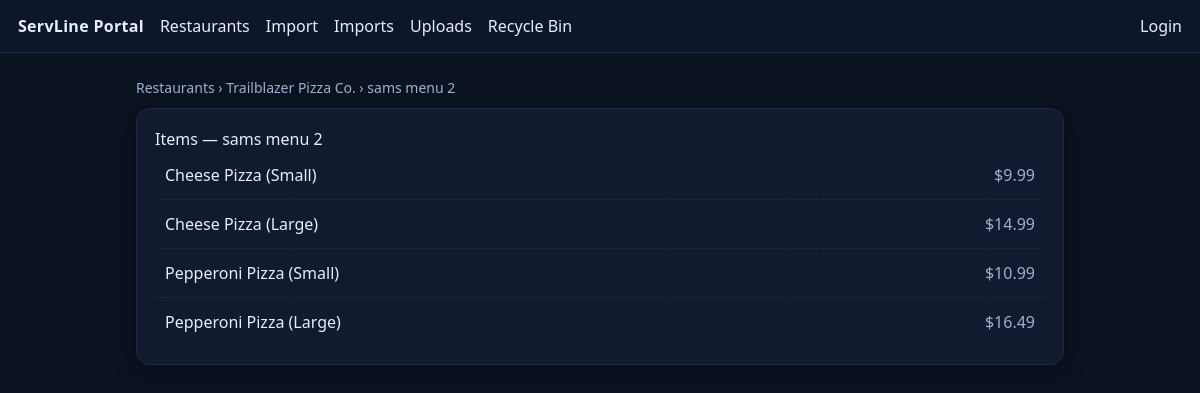
The app's page /menus/3/items with its own data.
### tables this page shows
CREATE TABLE restaurants (
  id INTEGER PRIMARY KEY AUTOINCREMENT,
  name TEXT NOT NULL,
  phone TEXT,
  address TEXT,
  active INTEGER NOT NULL DEFAULT 1,
  created_at TEXT NOT NULL DEFAULT (datetime('now'))
);

CREATE TABLE menus (
  id INTEGER PRIMARY KEY AUTOINCREMENT,
  restaurant_id INTEGER NOT NULL,
  name TEXT NOT NULL,
  active INTEGER NOT NULL DEFAULT 1,
  created_at TEXT NOT NULL DEFAULT (datetime('now')),
  FOREIGN KEY (restaurant_id) REFERENCES restaurants(id) ON DELETE CASCADE
);

CREATE TABLE menu_items (
  id INTEGER PRIMARY KEY AUTOINCREMENT,
  menu_id INTEGER NOT NULL,
  name TEXT NOT NULL,
  description TEXT,
  price_cents INTEGER NOT NULL,
  is_available INTEGER NOT NULL DEFAULT 1,
  created_at TEXT NOT NULL DEFAULT (datetime('now')),
  FOREIGN KEY (menu_id) REFERENCES menus(id) ON DELETE CASCADE
);

### portal/app.py (the view)
@app.get("/menus/<int:menu_id>/items")
def items_page(menu_id):
    with db_connect() as conn:
        menu = conn.execute("SELECT * FROM menus WHERE id=?", (menu_id,)).fetchone()
        if not menu:
            abort(404)
        rest = conn.execute("SELECT * FROM restaurants WHERE id=?", (menu["restaurant_id"],)).fetchone()
        items = conn.execute(
            "SELECT * FROM menu_items WHERE menu_id=? AND is_available=1 ORDER BY id", (menu_id,)
        ).fetchall()
        return render_template("items.html", restaurant=rest, menu=menu, items=items)

### portal/app.py (called while the page is built)
def db_connect():
    conn = sqlite3.connect(DB_PATH)
    conn.row_factory = sqlite3.Row
    conn.execute("PRAGMA foreign_keys = ON;")
    return conn

### portal/templates/items.html (shortened to what this page needs)
{% extends "base.html" %}
{% block content %}
  <p class="crumbs">
    <a href="/restaurants">Restaurants</a> ›
    <a href="/restaurants/{{ restaurant.id }}/menus">{{ restaurant.name }}</a> ›
    {{ menu.name }}
  </p>
  <div class="card">
    <h1>Items — {{ menu.name }}</h1>
    <ul class="list">
      {% for it in items %}
        <li class="row">
          <div>
            <div>{{ it.name }}</div>
          </div>
          <div class="muted">
            ${{ '%.2f'|format(it.price_cents/100) }}
          </div>
        </li>
      {% endfor %}
    </ul>
  </div>
{% endblock %}

### portal/templates/base.html (style rules this page uses)
:root { --bg:#0b1220; --panel:#111a2f; --ink:#e8eefc; --muted:#9fb0d1; --line:#1f2a44; }
* { box-sizing: border-box; }
html,body { height:100%; margin:0; font-family:system-ui,-apple-system,Segoe UI,Roboto,Helvetica,Arial,sans-serif; background:var(--bg); color:var(--ink); }
a { color:#b7cdfb; text-decoration:none; }
.card { background:var(--panel); border:1px solid var(--line); border-radius:14px; padding:18px; box-shadow:0 8px 24px rgba(0,0,0,.25); }
.list { margin:0; padding:0; list-style:none; }
.row { display:flex; align-items:center; justify-content:space-between; padding:12px 10px; border-bottom:1px dashed var(--line); }
.row:last-child { border-bottom:none; }
.crumbs { color:var(--muted); margin:0 0 10px; font-size:14px; }
h1,h2 { margin:0 0 10px; }
.muted { color:var(--muted); }

### records on screen
restaurants: name "Trailblazer Pizza Co."
menus: name "sams menu 2"
menu_items: name "Cheese Pizza (Small)", it.price_cents/100 "9.99"
menu_items: name "Cheese Pizza (Large)", it.price_cents/100 "14.99"
menu_items: name "Pepperoni Pizza (Small)", it.price_cents/100 "10.99"
menu_items: name "Pepperoni Pizza (Large)", it.price_cents/100 "16.49"
